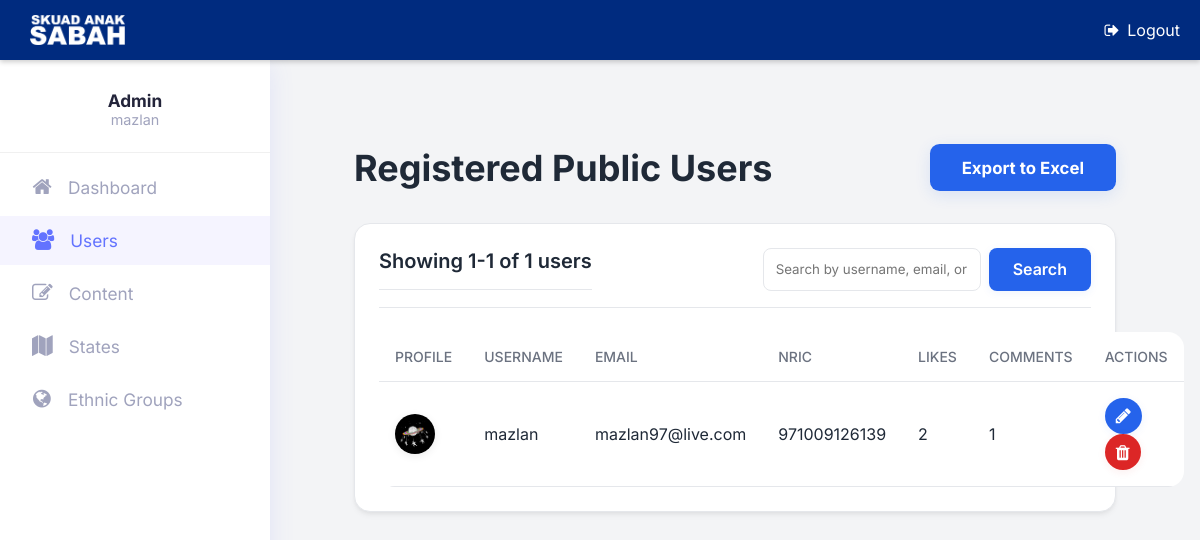
Before: /admin/view_users.php (signed in) with the older database file.
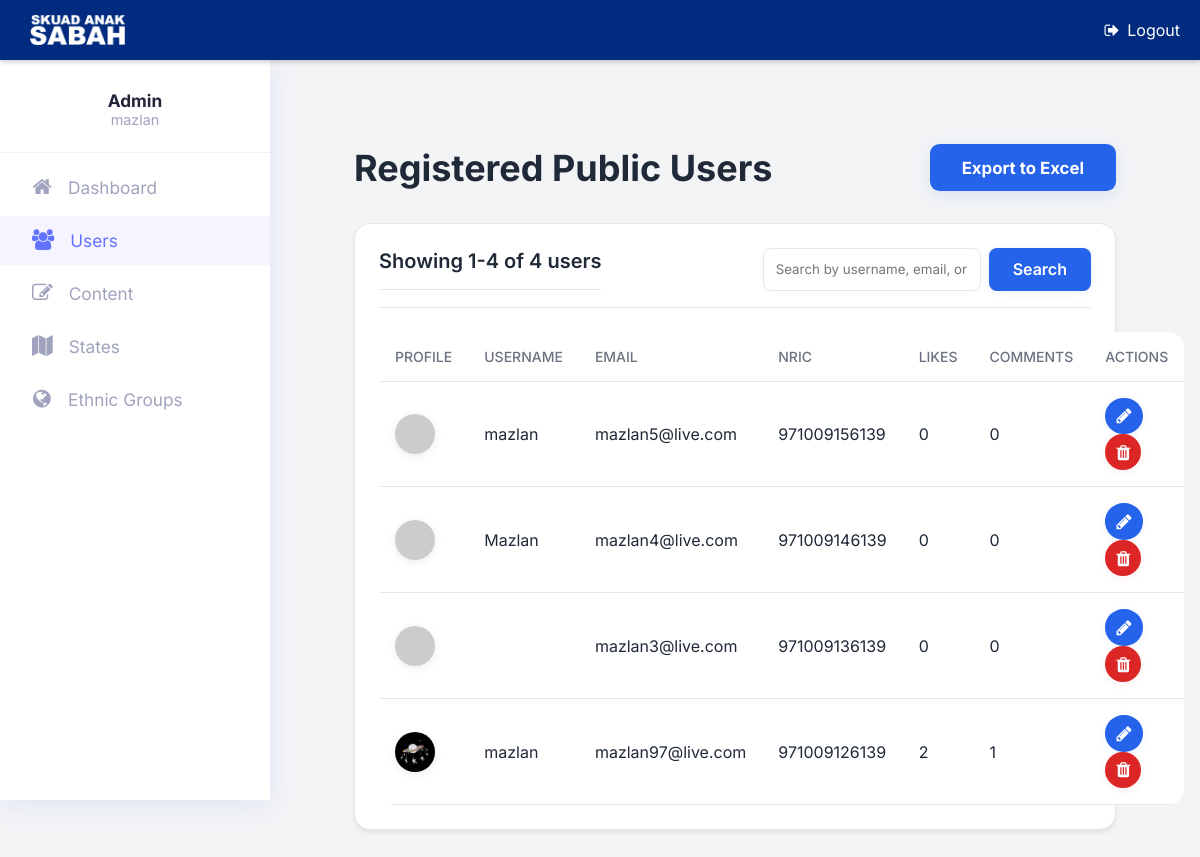
After: the same page with the newer database file.
### tables this page shows
CREATE TABLE `users` (
  `id` int(11) NOT NULL,
  `nric` varchar(50) NOT NULL,
  `email` varchar(100) NOT NULL,
  `username` varchar(50) DEFAULT NULL,
  `password` varchar(255) NOT NULL,
  `created_at` datetime NOT NULL DEFAULT current_timestamp()
);

### php/admin.php (called while the page is built, shortened)
<?php
class Admin
{
    private $conn;
    private $users_table = 'users';
    private $profiles_table = 'user_profiles';
    private $likes_table = 'likes';
    private $comments_table = 'comments';
    public function __construct($db)
    {
        $this->conn = $db;
    }
    public function getAllUsers($limit = 10, $offset = 0, $searchTerm = null)
    {
        $query = "SELECT u.id, u.username, u.email, u.nric, u.created_at, p.profile_pic_url,
                  (SELECT COUNT(*) FROM " . $this->likes_table . " l WHERE l.user_id = u.id) as like_count,
                  (SELECT COUNT(*) FROM " . $this->comments_table . " co WHERE co.user_id = u.id) as comment_count
                  FROM " . $this->users_table . " u
                  LEFT JOIN " . $this->profiles_table . " p ON u.id = p.user_id";
        $whereClause = '';
        $query .= $whereClause . " ORDER BY u.created_at DESC LIMIT :limit OFFSET :offset";
        $stmt = $this->conn->prepare($query);
        $stmt->bindParam(':limit', $limit, PDO::PARAM_INT);
        $stmt->bindParam(':offset', $offset, PDO::PARAM_INT);
        $stmt->execute();
        return $stmt->fetchAll(PDO::FETCH_ASSOC);
    }
    public function getTotalUsersCount($searchTerm = null)
    {
        $query = "SELECT COUNT(*) as count FROM " . $this->users_table;
        $whereClause = '';
        $query .= $whereClause;
        $stmt = $this->conn->prepare($query);
        $stmt->execute();
        $result = $stmt->fetch(PDO::FETCH_ASSOC);
        return (int)($result['count'] ?? 0);
    }
}

### admin/view_users.php (the view, shortened to what this page needs)
<?php
require_once '../php/admin_auth_check.php';
require_once '../php/admin.php';
$database = new Database();
$db = $database->connect();
$admin = new Admin($db);
$search_term = isset($_GET['search']) ? trim($_GET['search']) : null;
$items_per_page = 10;
$current_page = isset($_GET['page']) ? (int)$_GET['page'] : 1;
$offset = ($current_page - 1) * $items_per_page;
$total_items = $admin->getTotalUsersCount($search_term);
$allUsers = $admin->getAllUsers($items_per_page, $offset, $search_term);
include_once 'admin_header.php';
?>
<div class="dashboard-wrapper">
    <header class="header">
        <h1>Registered Public Users</h1>
        <div class="header-actions">
            <button id="export-btn" class="btn btn-primary" style="font-weight:700;padding:0.85rem 2rem;font-size:1.05rem;border-radius:0.6rem;box-shadow:0 4px 16px rgba(37,99,235,0.12);transition:background 0.2s;display:inline-block;">Export to Excel</button>
        </div>
    </header>
    <div class="card">
        <div class="card-header">
            <h2 class="card-title">
                <?php
                $start_item = $offset + 1;
                $end_item = min($offset + $items_per_page, $total_items);
                echo "Showing $start_item-$end_item of $total_items users";
                ?>
            </h2>
            <form action="view_users.php" method="GET" class="search-form">
                <input type="text" name="search" class="search-input" placeholder="Search by username, email, or NRIC..." value="<?php echo htmlspecialchars($search_term ?? ''); ?>">
                <button type="submit" class="btn btn-primary" style="font-weight:600;padding:0.7rem 1.5rem;font-size:1rem;border-radius:0.5rem;box-shadow:0 2px 8px rgba(37,99,235,0.08);transition:background 0.2s;display:inline-block;">Search</button>
            </form>
        </div>
        <table>
            <thead>
                <tr>
                    <th>Profile</th>
                    <th>Username</th>
                    <th>Email</th>
                    <th>NRIC</th>
                    <th>Likes</th>
                    <th>Comments</th>
                    <th>Actions</th>
                </tr>
            </thead>
            <tbody>
                <?php if (empty($allUsers)): ?>
                    <tr>
                        <td colspan="7" style="text-align: center;">No users found.</td>
                    </tr>
                <?php else: ?>
                    <?php foreach ($allUsers as $user): ?>
                        <tr id="user-row-<?php echo $user['id']; ?>">
                            <td>
                                <img src="<?php echo $user['profile_pic_url'] ? "../" . htmlspecialchars($user['profile_pic_url']) : "https://placehold.co/40x40/e0e7ff/3730a3?text=".substr(htmlspecialchars($user['username']), 0, 1); ?>" alt="Profile Pic" class="profile-avatar">
                            </td>
                            <td><?php echo htmlspecialchars($user['username']); ?></td>
                            <td><?php echo htmlspecialchars($user['email']); ?></td>
                            <td><?php echo htmlspecialchars($user['nric']); ?></td>
                            <td><?php echo $user['like_count']; ?></td>
                            <td><?php echo $user['comment_count']; ?></td>
                            <td>
                                <a href="edit_user.php?id=<?php echo $user['id']; ?>" class="btn btn-primary" style="margin-right:6px;padding:0.5rem 0.7rem;border-radius:50%;display:inline-block;" title="Edit">
                                    <i class="fa fa-pencil" style="font-size:1.1rem;"></i>
                                </a>
                                <a href="#" class="btn btn-danger" data-id="<?php echo $user['id']; ?>" style="padding:0.5rem 0.7rem;border-radius:50%;display:inline-block;" title="Delete">
                                    <i class="fa fa-trash" style="font-size:1.1rem;"></i>
                                </a>
                            </td>
                        </tr>
                    <?php endforeach; ?>
                <?php endif; ?>
            </tbody>
        </table>
    </div>
</div>
<?php include_once 'admin_footer.php'; ?>

### admin/admin_header.php (shortened to what this page needs)
<!DOCTYPE html>
<html lang="en">
<head>
    <link rel="stylesheet" href="https://cdnjs.cloudflare.com/ajax/libs/font-awesome/4.7.0/css/font-awesome.min.css">
    <link rel="stylesheet" href="css/mkl_style.css">
    <link rel="stylesheet" href="css/admin_style.css">
</head>
<body class="bg-gray-100">
    <div id="toolbar">
        <div id="toolbar-title"><img src="../images/logo-200.png" alt="Logo" style="margin: 10px;" height="30px" /></div>
        <div id="toolbar-actions">
            <a href="../api/admin_logout.php" class="icon-link" title="Logout" style="color: white; text-decoration: none; display: flex; align-items: center; gap: 8px;">
                <i class="fa fa-sign-out"></i> Logout
            </a>
        </div>
    </div>
    <div id="sidebar">
        <div class="sidebar-profile">
            <div class="sidebar-profile-name">Admin</div>
            <div class="sidebar-profile-email"><?php echo htmlspecialchars($_SESSION['admin_username']); ?></div>
        </div>
        <div id="main-nav" class="sidebar-menu">
            <?php
            $current_page = basename($_SERVER['PHP_SELF']);
            $nav_items = [
                ['dashboard.php', 'fa-home', 'Dashboard'],
                ['view_users.php', 'fa-users', 'Users'],
                ['content_dashboard.php', 'fa-pencil-square-o', 'Content'],
                ['states.php', 'fa-map', 'States'],
                ['ethnic_groups.php', 'fa-globe', 'Ethnic Groups'],
            ];
            foreach ($nav_items as $item) {
                $active = ($current_page === $item[0]) ? 'active' : '';
                echo '<a href="' . $item[0] . '" class="menu-item nav-link ' . $active . '"><i class="fa ' . $item[1] . '"></i> ' . $item[2] . '</a>';
            }
            ?>
        </div>
    </div>
    <div id="content">

### admin/admin_footer.php (shortened to what this page needs)
</div>
</body>
</html>

### admin/css/mkl_style.css (style rules this page uses)
:root { --font-primary: 'Inter', 'Quicksand', sans-serif; --sidebar-bg-light: #fff; --sidebar-bg-dark: #23243a; --sidebar-accent: #6373ff; --sidebar-text-light: #23243a; --sidebar-text-dark: #fff; --sidebar-icon-light: #a0a3bd; --sidebar-icon-dark: #a0a3bd; --sidebar-active-bg-light: #f5f4ff; --sidebar-active-bg-dark: #353657; --sidebar-active-text: var(--sidebar-accent); --sidebar-border-radius: 18px; }
* { font-family: var(--font-primary); box-sizing: border-box; vertical-align: middle; }
body { background: #e6e5eb; }
#sidebar { width: 270px; height: calc(100vh - 60px); background-color: var(--sidebar-bg-light); box-shadow: 0 4px 24px rgba(99, 115, 255, 0.12); color: var(--sidebar-text-light); position: fixed; top: 60px; left: 0; overflow-x: hidden; overflow-y: auto; z-index: 1001; transition: transform 0.3s cubic-bezier(0.49, 0.55, 0, 1.04); transform: translateX(0); }
#content { margin-top: 60px; padding: 20px; transition: margin-left 0.3s cubic-bezier(0.49, 0.55, 0, 1.04); margin-left: 270px; }
.sidebar-profile { display: flex; flex-direction: column; align-items: center; padding: 30px 0 24px 0; border-bottom: 1.5px solid #f0f0f0; margin-bottom: 10px; }
.sidebar-profile-name { font-weight: 700; font-size: 1.08em; }
.sidebar-profile-email { color: var(--sidebar-icon-light); font-size: 0.9em; }
.sidebar-menu { width: 100%; display: flex; flex-direction: column; gap: 4px; padding: 0; }
#sidebar .menu-item { padding: 14px 32px; text-decoration: none; font-size: 1.08em; color: var(--sidebar-icon-light); display: flex; align-items: center; gap: 16px; transition: background 0.15s, color 0.15s; }
#sidebar .menu-item.active { background: var(--sidebar-active-bg-light); color: var(--sidebar-accent); }
.menu-item .fa { font-size: 1.2em; min-width: 20px; text-align: center; }
#toolbar { position: fixed; top: 0; left: 0; width: 100%; height: 60px; background-color: #002b7f; color: #fff; display: flex; align-items: center; justify-content: space-between; padding: 0 20px; box-shadow: 0 2px 5px rgba(0, 0, 0, 0.2); z-index: 1002; }
#toolbar-title { font-size: 20px; font-weight: bold; }
#toolbar-actions { display: flex; gap: 15px; align-items: center; }
#toolbar-actions a { color: #fff; text-decoration: none; }

Changed rows visible on the page:
added users: username "mazlan", email "mazlan5@live.com", nric "971009156139", like_count "0", comment_count "0"
added users: username "Mazlan", email "mazlan4@live.com", nric "971009146139", like_count "0", comment_count "0"
added users: email "mazlan3@live.com", nric "971009136139", like_count "0", comment_count "0"
Other visible differences:
$end_item: "1" → "4"
$total_items: "1" → "4"
